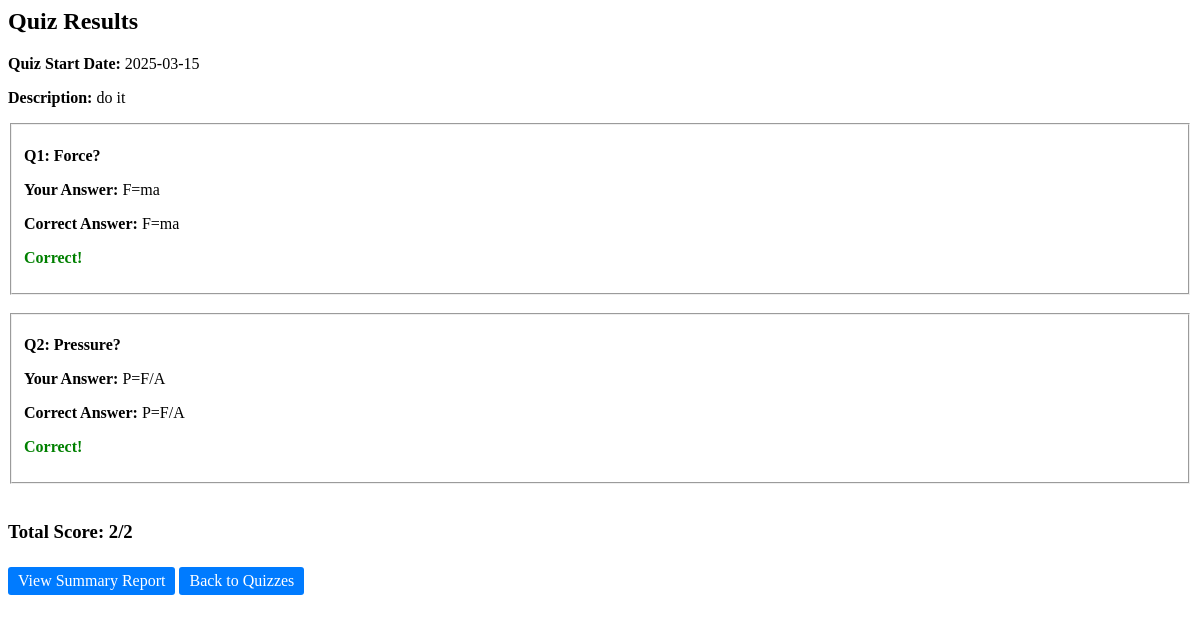
Screenshot of /quiz_results/1 (signed in) with the database file from the repository.
### models/models.py (models this page shows)
class Quiz(db.Model):
    id = db.Column(db.Integer, primary_key=True)
    chapter_id = db.Column(db.Integer, db.ForeignKey('chapter.id'), nullable=False) # Link to Chapter
    date_of_quiz = db.Column(db.DateTime, nullable=False)
    remarks = db.Column(db.String(255), nullable=True)
    chapter = db.relationship('Chapter', backref=db.backref('quizzes', lazy=True))
    questions = db.relationship('Question', backref='quiz', lazy=True)

class Question(db.Model):
    id = db.Column(db.Integer, primary_key=True)
    quiz_id = db.Column(db.Integer, db.ForeignKey('quiz.id'), nullable=False) # Link to Quiz
    question_statement = db.Column(db.Text, nullable=False)
    option1 = db.Column(db.String(255), nullable=False)
    option2 = db.Column(db.String(255), nullable=False)
    option3 = db.Column(db.String(255), nullable=False)
    option4 = db.Column(db.String(255), nullable=False)
    correct_option = db.Column(db.Integer, nullable=False)  # 1, 2, 3, 4

### app.py (the view)
@app.route("/quiz_results/<int:quiz_id>")
def quiz_results(quiz_id):
    if "user_id" not in session or session["role"] != "user":
        return redirect(url_for("login"))
    user_id = session["user_id"]
    score_record = Score.query.filter_by(user_id=user_id, quiz_id=quiz_id).order_by(Score.time_stamp_of_attempt.desc()).first()
    if not score_record:
        return redirect(url_for("view_quizzes"))
    quiz = Quiz.query.get(quiz_id)
    selected_answers = score_record.get_selected_answers()  # Retrieve JSON-stored answers
    return render_template(
        "quiz_results.html",
        quiz=quiz,
        score=score_record.total_scored,
        total_questions=score_record.total_questions,
        selected_answers=selected_answers
    )

### models/models.py (called while the page is built)
    def get_selected_answers(self):
        return json.loads(self.selected_answers) if self.selected_answers else {}

### templates/quiz_results.html (shortened to what this page needs)
<head>
    <link rel="stylesheet" href="{{ url_for('static', filename='styles.css') }}">
</head>
<body>
    <h2>Quiz Results</h2>
    <p><strong>Quiz Start Date:</strong> {{ quiz.date_of_quiz.strftime('%Y-%m-%d') if quiz.date_of_quiz else "N/A" }}</p>
    <p><strong>Description:</strong> {{ quiz.remarks }}</p>
    {% for question in quiz.questions %}
    <fieldset>
        <p><strong>Q{{ loop.index }}: {{ question.question_statement }}</strong></p>
        <p><strong>Your Answer:</strong>
            {% set user_answer = selected_answers.get(question.id|string) %}
            {{ question['option' + user_answer|string] if user_answer else "Not Answered" }}
        </p>
        <p><strong>Correct Answer:</strong> {{ question['option' + question.correct_option|string] }}</p>
        {% if user_answer and user_answer == question.correct_option %}
            <p style="color: green;"><strong>Correct!</strong></p>
        {% else %}
            <p style="color: red;"><strong>Incorrect!</strong></p>
        {% endif %}
    </fieldset><br>
{% endfor %}
<h3>Total Score: {{ score }}/{{ total_questions }}</h3>
<a class="button" href="{{ url_for('quiz_summary') }}">View Summary Report</a>
<a class="button" href="{{ url_for('view_quizzes', subject_id=quiz.chapter.subject_id) }}">Back to Quizzes</a>
</body>

### static/styles.css (style rules this page uses)
.button { display: inline-block; margin-top: 5px; padding: 5px 10px; text-decoration: none; background-color: #007bff; color: white; border-radius: 3px; }

### rows the page displays
Quiz: date_of_quiz "2025-03-15", remarks "do it"
Question: question_statement "Force?", option1 "F=ma", correct_option+option1 "F=ma", shows "Correct!"
Question: question_statement "Pressure?", option3 "P=F/A", correct_option+option3 "P=F/A", shows "Correct!"

### other values shown
{{ score }} "2"
{{ total_questions }} "2"
